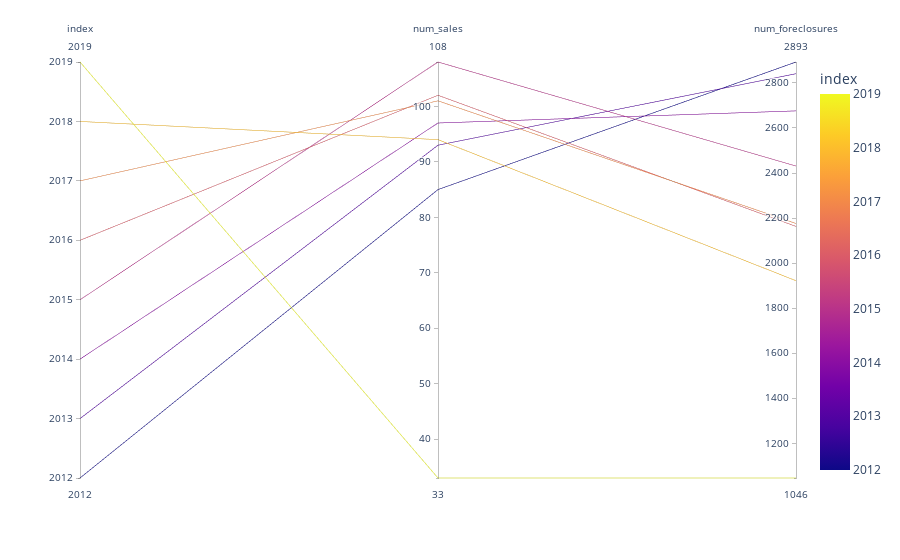

The cell this chart's notebook holds for it:
### Markdown cell above
### Plot data

### Code cell
# Plot data using parallel_coordinates plot
px.parallel_coordinates(sales_foreclosures_cnt, color= 'index')

### Figure 1 — Plotly figure (JSON) as saved in the notebook; plotly's stock layout.template omitted (floating-point values rounded to 4 significant figures)
{"data": [{"dimensions": [{"label": "index", "values": [2012, 2013, 2014, 2015, 2016, 2017, 2018, 2019]}, {"label": "num_sales", "values": [85, 93, 97, 108, 102, 101, 94, 33]}, {"label": "num_foreclosures", "values": [2893, 2841, 2676, 2431, 2163, 2176, 1922, 1046]}], "domain": {"x": [0, 1], "y": [0, 1]}, "line": {"color": [2012, 2013, 2014, 2015, 2016, 2017, 2018, 2019], "coloraxis": "coloraxis"}, "name": "", "type": "parcoords"}], "layout": {"autosize": true, "coloraxis": {"colorbar": {"title": {"text": "index"}}, "colorscale": [[0, "#0d0887"], [0.1111, "#46039f"], [0.2222, "#7201a8"], [0.3333, "#9c179e"], [0.4444, "#bd3786"], [0.5556, "#d8576b"], [0.6667, "#ed7953"], [0.7778, "#fb9f3a"], [0.8889, "#fdca26"], [1, "#f0f921"]]}, "legend": {"tracegroupgap": 0}, "margin": {"t": 60}}}
